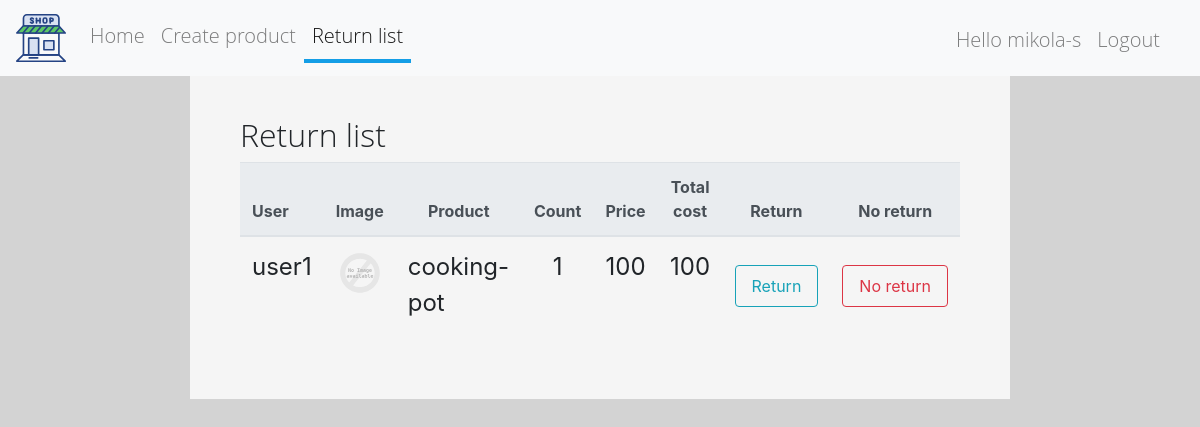
The page /return_list/ (signed in) on the database as committed earlier.
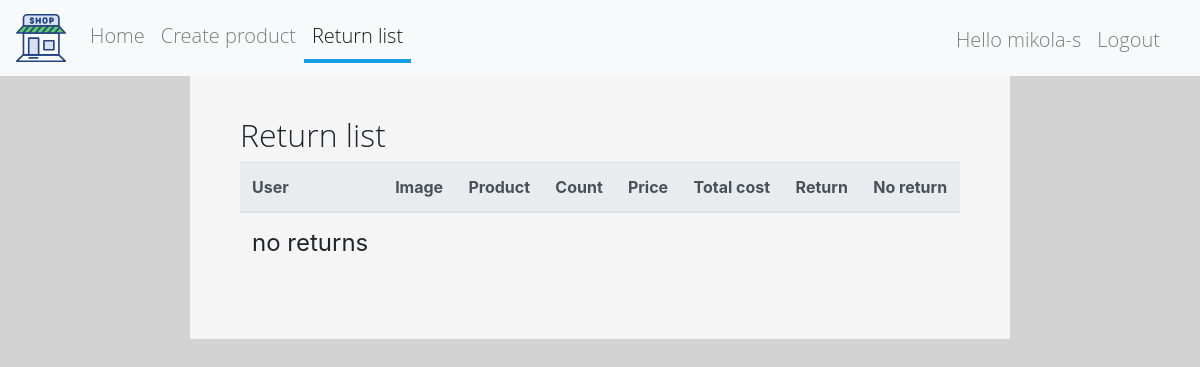
The same page on the database as committed later.
### shop/models.py (models this page shows, shortened)
class Return(models.Model):
    purchase = models.OneToOneField(
        to=Purchase,
        on_delete=models.CASCADE,
        primary_key=True,
        related_name='purchase')
    post_time = models.DateTimeField(auto_now_add=True)

class Purchase(models.Model):
    buyer = models.ForeignKey(User, on_delete=models.DO_NOTHING)
    product = models.ForeignKey(
        to=Product,
        on_delete=models.DO_NOTHING,
        related_name='product')
    count = models.PositiveIntegerField()
    time = models.DateTimeField(auto_now_add=True)
    return_status = models.BooleanField(default=True)

class Product(models.Model):
    name = models.CharField(max_length=50)
    description = models.CharField(max_length=256)
    price = models.DecimalField(
        decimal_places=2,
        max_digits=12,
        validators=[MinValueValidator(Decimal('0.00'))])
    photo = models.FileField(upload_to='shop/product_image/')
    count = models.PositiveIntegerField()

### shop/views.py (the view)
# urls.py: path('return_list/', ReturnList.as_view(), name='return_list'),
class ReturnList(AdminAccess, ListView):
    template_name = 'shop/return/list.html'
    model = models.Return
    context_object_name = 'returns'
    paginate_by = 6
    ordering = 'post_time'
    page_kwarg = 'page'
    def setup(self, request, *args, **kwargs):
        super().setup(request, *args, **kwargs)
        self.get_queryset()
    def get_queryset(self):
        qs = super().get_queryset()
        qs = qs.annotate(total=ExpressionWrapper(
            F('purchase__count') * F('purchase__product__price'),
            output_field=DecimalField()))
        return qs

### shop/views.py (called while the page is built)
    def test_func(self):
        return self.request.user.is_superuser

### shop/templates/shop/return/list.html (shortened to what this page needs)
{% extends 'shop/page_item/base.html' %}
{% load staticfiles %}
{% block content %}
    {% if user.is_authenticated %}
        <div class="col-md-8 col-sm-8 col-12 col box">
            <h2>Return list</h2>
            <div class="card-group mx-0 px-0">
                <table class="table table-hover">
                    <thead class="thead-light">
                    <tr>
                        <th>User</th>
                        <th scope="col" class="text-center">Image</th>
                        <th scope="col" class="text-center">Product</th>
                        <th scope="col" class="text-center">Count</th>
                        <th scope="col" class="text-center">Price</th>
                        <th scope="col" class="text-center">Total cost</th>
                        <th scope="col" class="text-center">Return</th>
                        <th scope="col" class="text-center">No return</th>
                    </tr>
                    </thead>
                    <tbody class="purchase-list">
                    {% for return in returns %}
                        <tr>
                            <td scope="row">{{ return.purchase.buyer.username }}</td>
                            <td class="text-center">
                                <img src="{{ MEDIA_URL }}{{ return.purchase.product.photo }}" alt="no image"
                                    onerror="if (this.src != 'static/images/alt.svg') this.src = '{% static "images/alt.svg" %}'"
                                >
                            </td>
                            <td>{{ return.purchase.product.name }}</td>
                            <td class="text-center">{{ return.purchase.count }}</td>
                            <td class="text-center">{{ return.purchase.product.price|floatformat:'-2' }}</td>
                            <td class="text-center">{{ return.total|floatformat:'-2' }}</td>
                            <td class="text-center">
                                {% include 'shop/purchase/delete_form.html' %}
                            </td>
                            <td class="text-center">
                                {% include 'shop/return/delete_form.html' %}
                            </td>
                        </tr>
                    {% empty %}
                        <tr>
                            <td>no returns</td>
                        </tr>
                    {% endfor %}
                </table>
            </div>
        </div>
    {% endif %}
{% endblock content %}

### shop/templates/shop/purchase/delete_form.html (shortened to what this page needs)
<form action="{% url 'shop:purchase_delete' return.purchase.pk %}" method="post" class="mt-3">
    <button type="submit" class="nav-link btn btn-outline-info mx-auto">
        Return
    </button>
</form>

### shop/templates/shop/return/delete_form.html (shortened to what this page needs)
<form action="{% url 'shop:return_delete' return.pk %}" method="post" class="mt-3">
    <button type="submit" class="nav-link btn btn-outline-danger mx-auto">
        No return
    </button>
</form>

Rows that differ between the two databases and show on the page:
removed Return: purchase.buyer.username "user1", purchase.product.name "cooking-pot", purchase.count "1", purchase.product.price "100", total "100"
Other text that changed with them:
text now shown: "no returns"
